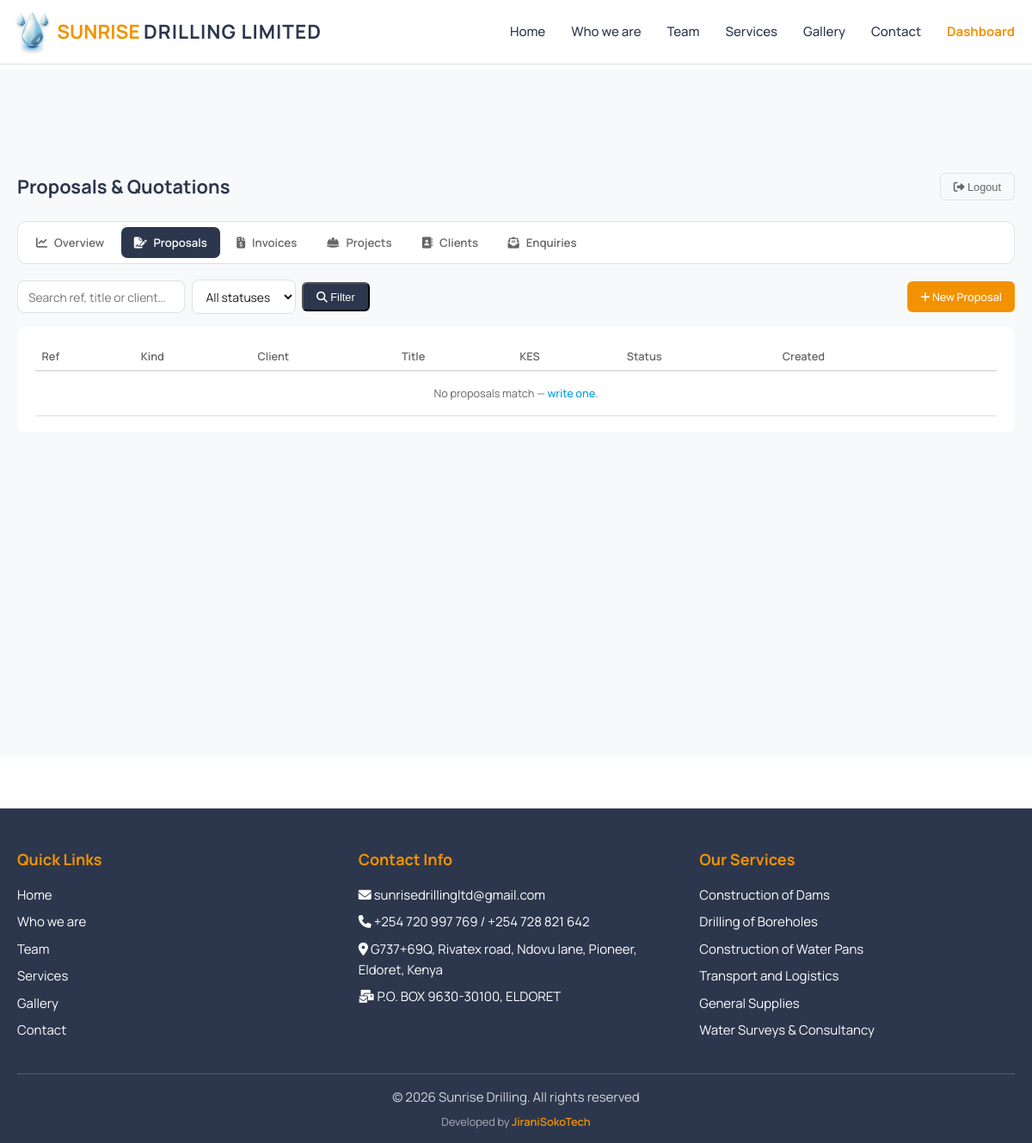
The app's page /dashboard/proposals/ (signed in), older data.
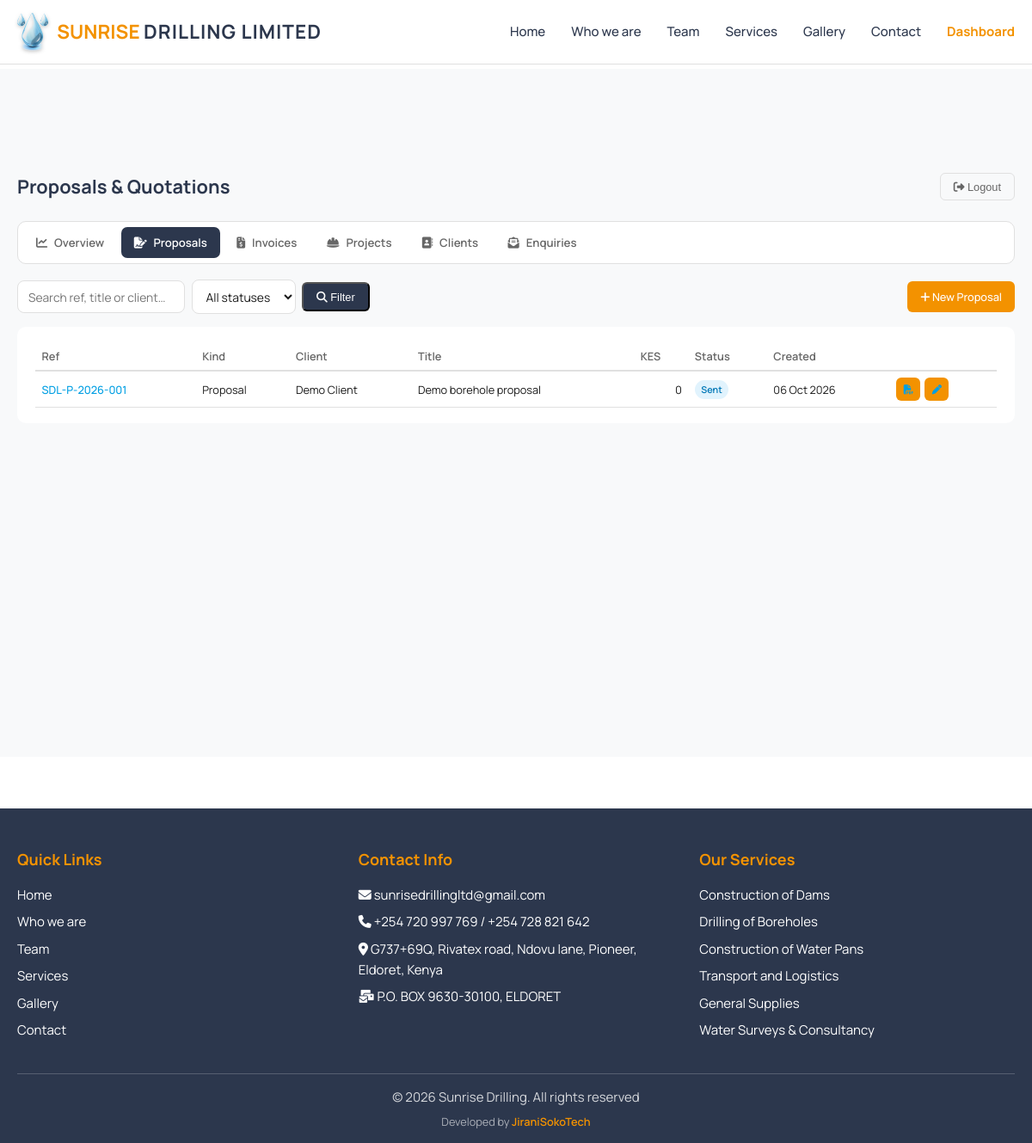
The same page, newer data.
### main/models.py (models this page shows, shortened)
class Service(models.Model):
    title = models.CharField(max_length=200)
    description = models.TextField()
    image = models.ImageField(upload_to='services/images/', blank=True, null=True)
    features = models.TextField(help_text="Enter features as a comma-separated list")
    primary_cta_text = models.CharField(max_length=50, default="Get Quote")
    primary_cta_url = models.CharField(max_length=200, default="main:contact")
    secondary_cta_text = models.CharField(max_length=50, default="View Projects")
    secondary_cta_url = models.CharField(max_length=200, default="main:gallery")
    order = models.PositiveIntegerField(default=0)
    class Meta:
        verbose_name = "Service"
        verbose_name_plural = "Services"
        ordering = ['order']

### business/models.py (models this page shows, shortened)
class Proposal(models.Model):
    KIND_PROPOSAL = 'proposal'
    KIND_QUOTATION = 'quotation'
    KIND_CHOICES = [
        (KIND_PROPOSAL, 'Proposal'),
        (KIND_QUOTATION, 'Quotation'),
    ]
    STATUS_DRAFT = 'draft'
    STATUS_SENT = 'sent'
    STATUS_ACCEPTED = 'accepted'
    STATUS_REJECTED = 'rejected'
    STATUS_CHOICES = [
        (STATUS_DRAFT, 'Draft'),
        (STATUS_SENT, 'Sent'),
        (STATUS_ACCEPTED, 'Accepted'),
        (STATUS_REJECTED, 'Rejected'),
    ]
    kind = models.CharField(max_length=10, choices=KIND_CHOICES, default=KIND_PROPOSAL)
    reference = models.CharField(max_length=30, unique=True, blank=True,
                                 help_text="Auto-generated if left blank, e.g. SDL-P-2026-001")
    client = models.ForeignKey(Client, on_delete=models.PROTECT, related_name='proposals')
    title = models.CharField(max_length=255, help_text="e.g. Borehole Drilling & Equipping – Kapsoya Farm")
    introduction = models.TextField(
        blank=True,
        help_text="Opening paragraph addressed to the client. Plain text; blank lines start new paragraphs.")
    scope_of_work = models.TextField(
        blank=True,
        help_text="What we will do. One item per line to render as a bullet list.")
    terms = models.TextField(
        blank=True,
        default=("Payment: 60% deposit on commencement, 40% on completion.\n"
                 "This offer is valid for 30 days from the date above.\n"
                 "Prices are inclusive of transport within Uasin Gishu County."),
        help_text="Terms and conditions. One item per line.")
    validity_days = models.PositiveIntegerField(default=30)
    show_prices = models.BooleanField(default=True, help_text="Include the pricing table in the PDF")
    status = models.CharField(max_length=10, choices=STATUS_CHOICES, default=STATUS_DRAFT)
    created_by = models.ForeignKey(settings.AUTH_USER_MODEL, null=True, blank=True,
                                   on_delete=models.SET_NULL, related_name='proposals')
    created_at = models.DateTimeField(auto_now_add=True)
    updated_at = models.DateTimeField(auto_now=True)
    sent_at = models.DateTimeField(null=True, blank=True)
    sent_to = models.EmailField(blank=True, help_text="Filled automatically when the email is sent")
    class Meta:
        ordering = ['-created_at']
    @property
    def total(self):
        return sum((item.line_total for item in self.items.all()), 0)

class Client(models.Model):
    name = models.CharField(max_length=200, help_text="Contact person or organisation name")
    company = models.CharField(max_length=200, blank=True)
    email = models.EmailField()
    phone = models.CharField(max_length=30, blank=True)
    address = models.CharField(max_length=255, blank=True)
    notes = models.TextField(blank=True)
    created_at = models.DateTimeField(auto_now_add=True)
    class Meta:
        ordering = ['name']

### business/views.py (the view)
# urls.py: path('proposals/', views.proposal_list, name='proposal_list'),
@staff_member_required(login_url='business:login')
def proposal_list(request):
    qs = Proposal.objects.select_related('client').prefetch_related('items')
    status = request.GET.get('status', '')
    if status:
        qs = qs.filter(status=status)
    q = request.GET.get('q', '').strip()
    if q:
        qs = qs.filter(Q(reference__icontains=q) | Q(title__icontains=q) |
                       Q(client__name__icontains=q) | Q(client__company__icontains=q))
    return render(request, 'business/proposal_list.html', {
        'proposals': qs[:100], 'status': status, 'q': q,
        'status_choices': Proposal.STATUS_CHOICES, 'active_tab': 'proposals',
    })

### main/context_processors.py (called while the page is built)
def site_content(request):
    return {
        'site_settings': SiteSettings.load(),
        'footer_services': Service.objects.all()[:6],
    }

### main/models.py (called while the page is built)
    @classmethod
    def load(cls):
        obj, _ = cls.objects.get_or_create(pk=1)
        return obj

### templates/business/proposal_list.html (shortened to what this page needs)
{% extends 'base.html' %}
{% load static humanize %}
{% block extra_css %}
<link rel="stylesheet" href="{% static 'css/dashboard.css' %}">
{% endblock %}
{% block content %}
<section class="dash">
    <div class="container">
        {% include 'business/_dashnav.html' with page_title="Proposals & Quotations" %}
        <div class="dash-toolbar">
            <form method="get" class="dash-filter">
                <input type="text" name="q" value="{{ q }}" class="dash-input" placeholder="Search ref, title or client…">
                <select name="status" class="dash-input">
                    <option value="">All statuses</option>
                </select>
                <button type="submit" class="btn-admin"><i class="fas fa-search"></i> Filter</button>
            </form>
            <a href="{% url 'business:proposal_create' %}" class="btn-admin btn-new"><i class="fas fa-plus"></i> New Proposal</a>
        </div>
        <div class="panel">
            <table>
                <tr><th>Ref</th><th>Kind</th><th>Client</th><th>Title</th><th>KES</th><th>Status</th><th>Created</th><th></th></tr>
                {% for p in proposals %}
                <tr>
                    <td><a href="{% url 'business:proposal_detail' p.pk %}">{{ p.reference }}</a></td>
                    <td>{{ p.get_kind_display }}</td>
                    <td>{{ p.client.name }}</td>
                    <td class="truncate">{{ p.title }}</td>
                    <td class="num">{{ p.total|floatformat:0|intcomma }}</td>
                    <td><span class="badge badge-{{ p.status }}">{{ p.get_status_display }}</span></td>
                    <td>{{ p.created_at|date:"d M Y" }}</td>
                    <td class="row-actions">
                        <a class="btn-mini" href="{% url 'business:proposal_pdf' p.pk %}" title="View PDF"><i class="fas fa-file-pdf"></i></a>
                        <a class="btn-mini" href="{% url 'business:proposal_edit' p.pk %}" title="Edit"><i class="fas fa-pen"></i></a>
                    </td>
                </tr>
                {% empty %}
                <tr><td colspan="8" class="empty">No proposals match — <a href="{% url 'business:proposal_create' %}">write one</a>.</td></tr>
                {% endfor %}
            </table>
        </div>
    </div>
</section>
{% endblock %}

### templates/base.html (shortened to what this page needs)
{% load static %}
<!DOCTYPE html>
<html lang="en">
<head>
    <link rel="stylesheet" href="https://cdnjs.cloudflare.com/ajax/libs/font-awesome/6.4.0/css/all.min.css">
    {% block extra_css %}{% endblock %}
</head>
<body>
    <header class="header">
        <div class="container">
            <div class="header-content">
                <a href="{% url 'main:home' %}" class="logo">
                    <img src="{% static 'images/logo-drop-sm.png' %}" alt="Sunrise Drilling Limited logo">
                    <span class="logo-text"><span class="logo-sunrise">SUNRISE</span> <span class="logo-rest">DRILLING LIMITED</span></span>
                </a>
                <nav>
                    <ul class="nav-menu" id="navMenu">
                        <li><a href="{% url 'main:home' %}">Home</a></li>
                        <li><a href="{% url 'main:about' %}">Who we are</a></li>
                        <li><a href="{% url 'main:team' %}">Team</a></li>
                        <li><a href="{% url 'main:services' %}">Services</a></li>
                        <li><a href="{% url 'main:gallery' %}">Gallery</a></li>
                        <li><a href="{% url 'main:contact' %}">Contact</a></li>
                        {% if user.is_staff %}
                        <li><a href="{% url 'business:dashboard' %}" style="color: var(--primary-orange); font-weight: 700;">Dashboard</a></li>
                        {% endif %}
                    </ul>
                </nav>
            </div>
        </div>
    </header>
    <main class="main-content">
        {% block content %}{% endblock %}
    </main>
    <footer class="footer">
        <div class="container">
            <div class="footer-content">
                <div class="footer-section">
                    <h3>Quick Links</h3>
                    <a href="{% url 'main:home' %}">Home</a>
                    <a href="{% url 'main:about' %}">Who we are</a>
                    <a href="{% url 'main:team' %}">Team</a>
                    <a href="{% url 'main:services' %}">Services</a>
                    <a href="{% url 'main:gallery' %}">Gallery</a>
                    <a href="{% url 'main:contact' %}">Contact</a>
                </div>
                <div class="footer-section">
                    <h3>Contact Info</h3>
                    <p><i class="fas fa-envelope"></i> {{ site_settings.email }}</p>
                    <p><i class="fas fa-phone"></i> {{ site_settings.phone_primary }}{% if site_settings.phone_secondary %} / {{ site_settings.phone_secondary }}{% endif %}</p>
                    <p><i class="fas fa-map-marker-alt"></i> {{ site_settings.physical_address }}</p>
                    <p><i class="fas fa-mail-bulk"></i> {{ site_settings.postal_address }}</p>
                </div>
                <div class="footer-section">
                    <h3>Our Services</h3>
                    {% for service in footer_services %}
                    <p>{{ service.title }}</p>
                    {% endfor %}
                </div>
            </div>
            <div class="footer-bottom">
                <p>&copy; {% now "Y" %} {{ site_settings.copyright_text }}</p>
                <p class="footer-credit">Developed by
                    <a href="https://jiranisokotech.co.ke" target="_blank" rel="noopener">JiraniSokoTech</a>
                </p>
            </div>
        </div>
    </footer>
</body>
</html>

Row changes from the older to the newer data that the page shows:
added Proposal: reference "SDL-P-2026-001", kind "Proposal", client.name "Demo Client", title "Demo borehole proposal", total "0", status "Sent", created_at "06 Oct 2026"
Text that changed along with them:
text no longer shown: "No proposals match — write one ."
